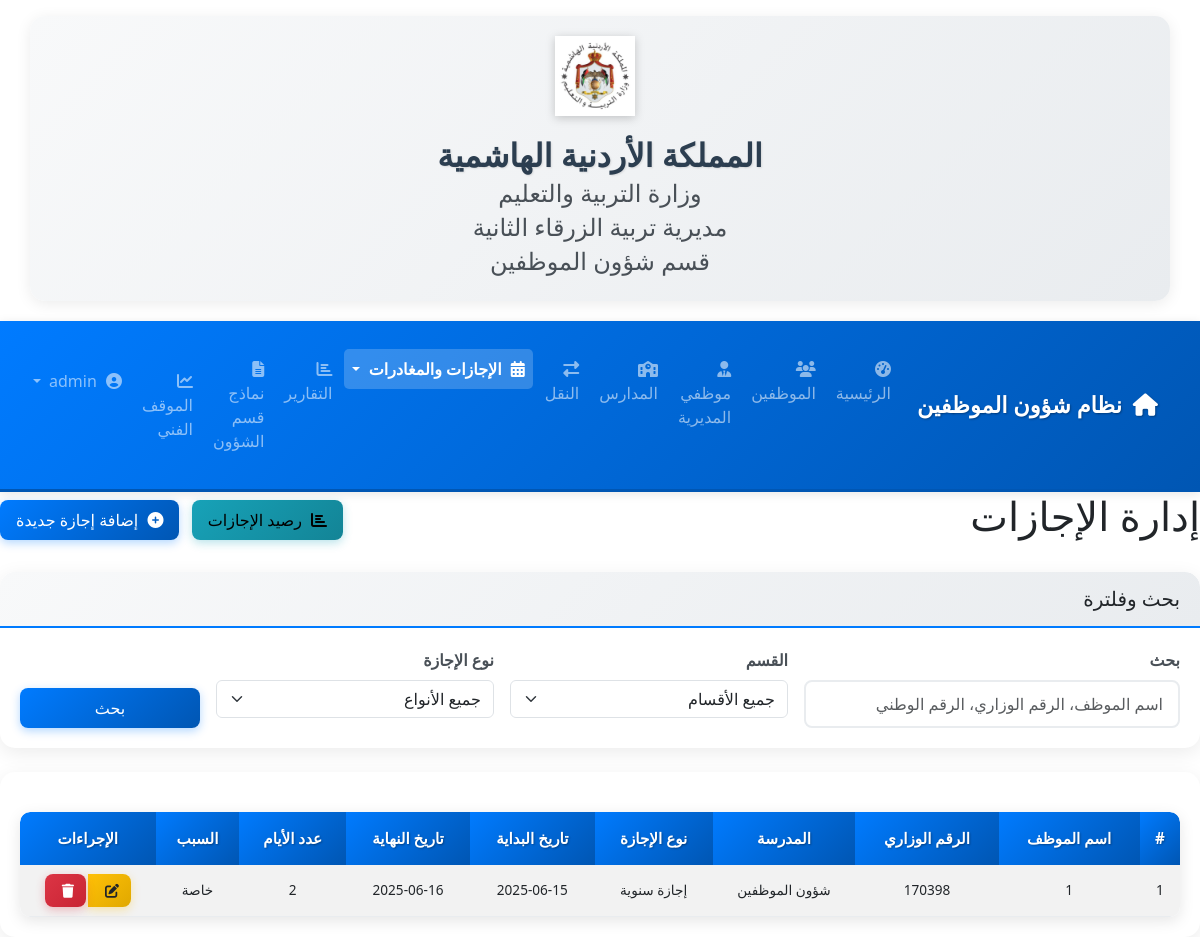
The app's page /leaves (signed in) with its own data.
### models.py (models this page shows, shortened)
class Leave(db.Model):
    id = db.Column(db.Integer, primary_key=True)
    employee_id = db.Column(db.Integer, db.ForeignKey('employee.id'), nullable=False)  # الموظف
    leave_type = db.Column(db.String(50), nullable=False)  # نوع الإجازة (سنوية، مرضية، طارئة، بدون راتب، إلخ)
    start_date = db.Column(db.Date, nullable=False)  # تاريخ بداية الإجازة
    end_date = db.Column(db.Date, nullable=False)  # تاريخ نهاية الإجازة
    days_count = db.Column(db.Integer, nullable=False)  # عدد أيام الإجازة
    start_time = db.Column(db.Time, nullable=True)  # وقت بداية المغادرة
    end_time = db.Column(db.Time, nullable=True)  # وقت نهاية المغادرة
    hours_count = db.Column(db.Float, nullable=True)  # عدد ساعات المغادرة
    reason = db.Column(db.Text)  # سبب الإجازة
    notes = db.Column(db.Text)  # ملاحظات
    created_at = db.Column(db.DateTime, default=datetime.utcnow)  # تاريخ الإنشاء

class Employee(db.Model):
    id = db.Column(db.Integer, primary_key=True)
    ministry_number = db.Column(db.String(20), unique=True, nullable=False)  # الرقم الوزاري
    name = db.Column(db.String(100), nullable=False)  # الاسم
    civil_id = db.Column(db.String(20), unique=True, nullable=False)  # الرقم المدني (changed from national_id)
    gender = db.Column(db.String(10), nullable=False)  # الجنس
    job_title = db.Column(db.String(50), nullable=False)  # الوظيفة
    qualification = db.Column(db.String(50), nullable=False)  # المؤهل
    bachelor_specialization = db.Column(db.String(100))  # تخصص بكالوريوس
    high_diploma_specialization = db.Column(db.String(100))  # تخصص دبلوم العالي
    masters_specialization = db.Column(db.String(100))  # تخصص ماجستير
    phd_specialization = db.Column(db.String(100))  # تخصص دكتوراه
    subject = db.Column(db.String(100))  # المبحث الدراسي
    phone_number = db.Column(db.String(20))  # رقم الهاتف
    appointment_date = db.Column(db.Date, nullable=False)  # تاريخ التعيين
    school_id = db.Column(db.Integer, db.ForeignKey('school.id'), nullable=False)  # المدرسة
    is_directorate_employee = db.Column(db.Boolean, default=False)  # موظف مديرية
    school = db.relationship('School', backref=db.backref('employees', lazy=True))
    transfers = db.relationship('Transfer', backref='employee', lazy=True, cascade="all, delete-orphan")
    leaves = db.relationship('Leave', backref='employee', lazy=True, cascade="all, delete-orphan")
    leave_balances = db.relationship('LeaveBalance', backref='employee', lazy=True, cascade="all, delete-orphan")
    converted_departures = db.relationship('ConvertedDeparture', backref='employee', lazy=True, cascade="all, delete-orphan")
    monthly_departure_balances = db.relationship('MonthlyDepartureBalance', backref='employee', lazy=True, cascade="all, delete-orphan")

class School(db.Model):
    id = db.Column(db.Integer, primary_key=True)
    name = db.Column(db.String(100), nullable=False)  # اسم المدرسة
    phone = db.Column(db.String(20))  # رقم هاتف المدرسة
    address = db.Column(db.String(200))  # عنوان المدرسة
    gender = db.Column(db.String(20))  # جنس المدرسة (ذكور، إناث، مختلطة)
    region = db.Column(db.String(50))  # المنطقة

### routes/leave_routes.py (the view, shortened to what this page needs)
@leave.route('/leaves')
def leaves():
    search_term = request.args.get('search', '')
    selected_department = request.args.get('department_id', '')
    selected_leave_type = request.args.get('leave_type', '')
    start_date = request.args.get('start_date', '')
    end_date = request.args.get('end_date', '')
    leaves_query = Leave.query.join(Employee).join(School).filter(
        Leave.leave_type != 'مغادرة'  # استبعاد جميع المغادرات
    )
    if selected_department:
        leaves_query = leaves_query.filter(Employee.school_id == selected_department)
    if selected_leave_type:
        leaves_query = leaves_query.filter(Leave.leave_type == selected_leave_type)
    if start_date:
        leaves_query = leaves_query.filter(Leave.start_date >= datetime.strptime(start_date, '%Y-%m-%d').date())
    if end_date:
        leaves_query = leaves_query.filter(Leave.end_date <= datetime.strptime(end_date, '%Y-%m-%d').date())
    leaves = leaves_query.order_by(Leave.start_date.desc()).all()
    from constants import DIRECTORATE_DEPARTMENTS
    departments = School.query.filter(School.name.in_(DIRECTORATE_DEPARTMENTS)).order_by(School.name).all()
    return render_template('leaves.html',
                         leaves=leaves,
                         departments=departments,
                         leave_types=LEAVE_TYPES,
                         search_term=search_term,
                         selected_department=int(selected_department) if selected_department else '',
                         selected_leave_type=selected_leave_type,
                         start_date=start_date,
                         end_date=end_date)

### templates/leaves.html (shortened to what this page needs)
{% extends "base.html" %}
{% block content %}
<div class="d-flex justify-content-between align-items-center mb-4">
    <h1>إدارة الإجازات</h1>
    <div>
        <a href="{{ url_for('leave.leave_balances') }}" class="btn btn-info me-2">
            <i class="fas fa-chart-bar"></i> رصيد الإجازات
        </a>
        <a href="{{ url_for('leave.add_leave') }}" class="btn btn-primary">
            <i class="fas fa-plus-circle"></i> إضافة إجازة جديدة
        </a>
    </div>
</div>
<div class="mt-4">
    <div class="card mb-4">
        <div class="card-header bg-light">
            <h5 class="mb-0">بحث وفلترة</h5>
        </div>
        <div class="card-body">
            <form method="get" action="{{ url_for('leave.leaves') }}">
                <div class="row g-3">
                    <div class="col-md-4">
                        <label for="search" class="form-label">بحث</label>
                        <input type="text" class="form-control" id="search" name="search" placeholder="اسم الموظف، الرقم الوزاري، الرقم الوطني" value="{{ search_term }}">
                    </div>
                    <div class="col-md-3">
                        <label for="department_id" class="form-label">القسم</label>
                        <select class="form-select" id="department_id" name="department_id">
                            <option value="">جميع الأقسام</option>
                        </select>
                    </div>
                    <div class="col-md-3">
                        <label for="leave_type" class="form-label">نوع الإجازة</label>
                        <select class="form-select" id="leave_type" name="leave_type">
                            <option value="">جميع الأنواع</option>
                        </select>
                    </div>
                    <div class="col-md-2 d-flex align-items-end">
                        <button type="submit" class="btn btn-primary w-100">بحث</button>
                    </div>
                </div>
            </form>
        </div>
    </div>
    <div class="card">
        <div class="card-body">
            <div class="table-responsive">
                <table class="table table-striped table-hover">
                    <thead>
                        <tr>
                            <th>#</th>
                            <th>اسم الموظف</th>
                            <th>الرقم الوزاري</th>
                            <th>المدرسة</th>
                            <th>نوع الإجازة</th>
                            <th>تاريخ البداية</th>
                            <th>تاريخ النهاية</th>
                            <th>عدد الأيام</th>
                            <th>السبب</th>
                            <th>الإجراءات</th>
                        </tr>
                    </thead>
                    <tbody>
                        {% for leave in leaves %}
                        <tr>
                            <td>{{ loop.index }}</td>
                            <td>{{ leave.employee.name }}</td>
                            <td>{{ leave.employee.ministry_number }}</td>
                            <td>{{ leave.employee.school.name }}</td>
                            <td>{{ leave.leave_type }}</td>
                            <td>{{ leave.start_date.strftime('%Y-%m-%d') }}</td>
                            <td>{{ leave.end_date.strftime('%Y-%m-%d') }}</td>
                            <td>{{ leave.days_count }}</td>
                            <td>{{ leave.reason or '-' }}</td>
                            <td>
                                <div class="btn-group" role="group">
                                    <a href="{{ url_for('leave.edit_leave', id=leave.id) }}" class="btn btn-sm btn-warning" title="تعديل">
                                        <i class="fas fa-edit"></i>
                                    </a>
                                    <form method="POST" action="{{ url_for('leave.delete_leave', id=leave.id) }}" style="display:inline;" onsubmit="return window.confirm('هل أنت متأكد من حذف هذه الإجازة؟')">
                                        <button type="submit" class="btn btn-sm btn-danger" title="حذف">
                                            <i class="fas fa-trash"></i>
                                        </button>
                                    </form>
                                </div>
                            </td>
                        </tr>
                        {% else %}
                        <tr>
                            <td colspan="10" class="text-center">لا توجد إجازات مسجلة</td>
                        </tr>
                        {% endfor %}
                    </tbody>
                </table>
            </div>
        </div>
    </div>
</div>
{% endblock %}

### templates/base.html (shortened to what this page needs)
<!DOCTYPE html>
<html lang="ar" dir="rtl">
<head>
    <link rel="stylesheet" href="https://cdn.jsdelivr.net/npm/bootstrap@5.3.0/dist/css/bootstrap.rtl.min.css">
    <link rel="stylesheet" href="https://cdnjs.cloudflare.com/ajax/libs/font-awesome/6.4.0/css/all.min.css">
    <link rel="stylesheet" href="{{ url_for('static', filename='css/style.css') }}">
</head>
<body>
    <div class="container mt-3 header-title">
        <div class="d-flex justify-content-center align-items-center">
            <img src="{{ url_for('static', filename='images/moe_logo.png') }}" alt="شعار وزارة التربية والتعليم" class="header-logo">
        </div>
        <h2>المملكة الأردنية الهاشمية</h2>
        <h4>وزارة التربية والتعليم</h4>
        <h4>مديرية تربية الزرقاء الثانية</h4>
        <h4>قسم شؤون الموظفين</h4>
    </div>
    <nav class="navbar navbar-expand-lg navbar-dark bg-primary">
        <div class="container">
            <a class="navbar-brand" href="{{ url_for('main.index') }}">
                <i class="fas fa-home"></i> نظام شؤون الموظفين
            </a>
            <div class="collapse navbar-collapse" id="navbarNav">
                <ul class="navbar-nav me-auto">
                    <li class="nav-item">
                        <a class="nav-link {{ 'active' if request.endpoint == 'main.index' else '' }}" href="{{ url_for('main.index') }}">
                            <i class="fas fa-tachometer-alt"></i> الرئيسية
                        </a>
                    </li>
                    {% if current_user and (current_user.has_permission('can_view_employees') or current_user.has_permission('can_manage_employees')) %}
                    <li class="nav-item">
                        <a class="nav-link {{ 'active' if 'employee' in request.endpoint else '' }}" href="{{ url_for('employee.employees') }}">
                            <i class="fas fa-users"></i> الموظفين
                        </a>
                    </li>
                    {% endif %}
                    {% if current_user and (current_user.has_permission('can_view_employees') or current_user.has_permission('can_manage_employees')) %}
                    <li class="nav-item">
                        <a class="nav-link {{ 'active' if request.endpoint == 'employee.directorate_employees' else '' }}" href="{{ url_for('employee.directorate_employees') }}">
                            <i class="fas fa-user-tie"></i> موظفي المديرية
                        </a>
                    </li>
                    {% endif %}
                    {% if current_user and current_user.has_permission('can_manage_schools') %}
                    <li class="nav-item">
                        <a class="nav-link {{ 'active' if 'school' in request.endpoint else '' }}" href="{{ url_for('school.schools') }}">
                            <i class="fas fa-school"></i> المدارس
                        </a>
                    </li>
                    {% endif %}
                    {% if current_user and current_user.has_permission('can_manage_transfers') %}
                    <li class="nav-item">
                        <a class="nav-link {{ 'active' if 'transfers' in request.endpoint else '' }}" href="{{ url_for('main.transfers_list') }}">
                            <i class="fas fa-exchange-alt"></i> النقل
                        </a>
                    </li>
                    {% endif %}
                    {% if current_user and (current_user.has_permission('can_view_leaves') or current_user.has_permission('can_manage_leaves') or current_user.has_permission('can_view_departures') or current_user.has_permission('can_manage_departures')) %}
                    <li class="nav-item dropdown">
                        <a class="nav-link dropdown-toggle {{ 'active' if 'leave' in request.endpoint else '' }}" href="#" role="button" data-bs-toggle="dropdown">
                            <i class="fas fa-calendar-alt"></i> الإجازات والمغادرات
                        </a>
                    </li>
                    {% endif %}
                    {% if current_user and (current_user.has_permission('can_view_reports') or current_user.has_permission('can_view_employee_reports') or current_user.has_permission('can_view_school_reports') or current_user.has_permission('can_view_leave_reports') or current_user.has_permission('can_view_departure_reports') or current_user.has_permission('can_view_comprehensive_reports')) %}
                    <li class="nav-item">
                        <a class="nav-link {{ 'active' if 'report' in request.endpoint else '' }}" href="{{ url_for('report.reports_index') }}">
                            <i class="fas fa-chart-bar"></i> التقارير
                        </a>
                    </li>
                    {% endif %}
                    {% if current_user and current_user.has_permission('can_manage_forms') %}
                    <li class="nav-item">
                        <a class="nav-link {{ 'active' if request.endpoint == 'main.form_templates' else '' }}" href="{{ url_for('main.form_templates') }}">
                            <i class="fas fa-file-alt"></i> نماذج قسم الشؤون
                        </a>
                    </li>
                    {% endif %}
                </ul>
                <ul class="navbar-nav">
                    {% if session.get('user_id') %}
                    <li class="nav-item">
                        <a class="nav-link" href="{{ url_for('report.technical_position') }}">
                            <i class="fas fa-chart-line"></i> الموقف الفني
                        </a>
                    </li>
                    <li class="nav-item dropdown">
                        <a class="nav-link dropdown-toggle" href="#" id="userDropdown" role="button" data-bs-toggle="dropdown">
                            <i class="fas fa-user-circle"></i> {{ session.get('username') }}
                        </a>
                    </li>
                    {% else %}
                    <li class="nav-item">
                        <a class="nav-link" href="{{ url_for('auth.login') }}">
                            <i class="fas fa-sign-in-alt"></i> تسجيل الدخول
                        </a>
                    </li>
                    {% endif %}
                </ul>
            </div>
        </div>
    </nav>
    <main class="main-content">
        {% block content %}{% endblock %}
    </main>
</body>
</html>
</html>

### records on screen
Leave: employee.name "1", employee.ministry_number "170398", employee.school.name "شؤون الموظفين", leave_type "إجازة سنوية", start_date "2025-06-15", end_date "2025-06-16", days_count "2", reason "خاصة"
